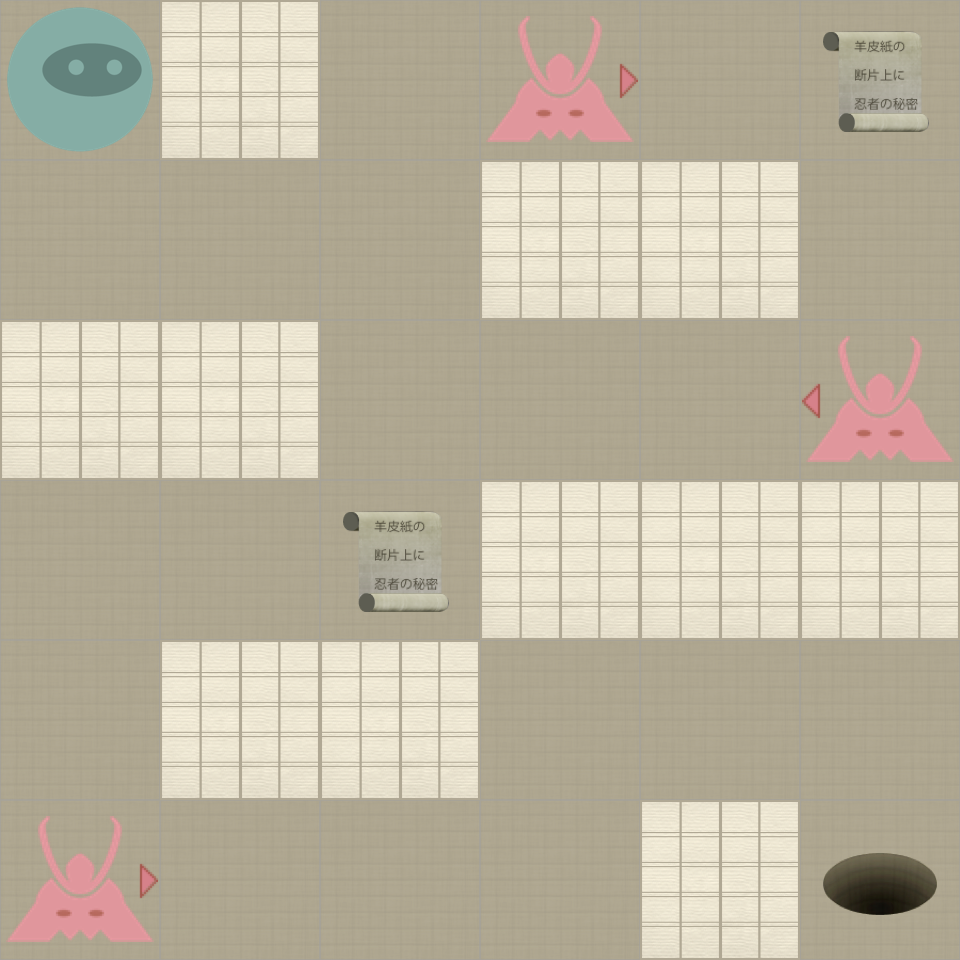

This game map was drawn from its Tiled (.tmx) file and the tilesets committed beside it. A one-line description and the trimmed map source follow:
An orthogonal 6x6 tile map with 160x160 px tiles, 2 tile layers (Level, Actors).

<map version="1.0" orientation="orthogonal" width="6" height="6" tilewidth="160" tileheight="160">
 <properties>
  <property name="moves" value="26" />
 </properties>
 <tileset firstgid="1" name="tiles" tilewidth="160" tileheight="160" spacing="2" margin="2">
  <image source="tiles-ipadhd.png" width="1024" height="1024" />
  <tile id="0">
   <properties>
    <property name="actor" value="exit" />
   </properties>
  </tile>
  <tile id="2">
   <properties>
    <property name="actor" value="guard" />
    <property name="direction" value="down" />
   </properties>
  </tile>
  <tile id="3">
   <properties>
    <property name="actor" value="guard" />
    <property name="direction" value="left" />
   </properties>
  </tile>
  <tile id="4">
   <properties>
    <property name="actor" value="guard" />
    <property name="direction" value="right" />
   </properties>
  </tile>
  <tile id="5">
   <properties>
    <property name="actor" value="guard" />
    <property name="direction" value="up" />
   </properties>
  </tile>
  <tile id="7">
   <properties>
    <property name="actor" value="player" />
   </properties>
  </tile>
  <tile id="8">
   <properties>
    <property name="actor" value="scroll" />
   </properties>
  </tile>
  <tile id="9">
   <properties>
    <property name="wall" value="1" />
   </properties>
  </tile>
 </tileset>
 <layer name="Level" width="6" height="6">
  <data>[36 cells, 36 non-empty, 2 distinct tile ids]</data>
 </layer>
 <layer name="Actors" width="6" height="6">
  <data>[36 cells, 7 non-empty, 5 distinct tile ids]</data>
 </layer>
</map>
